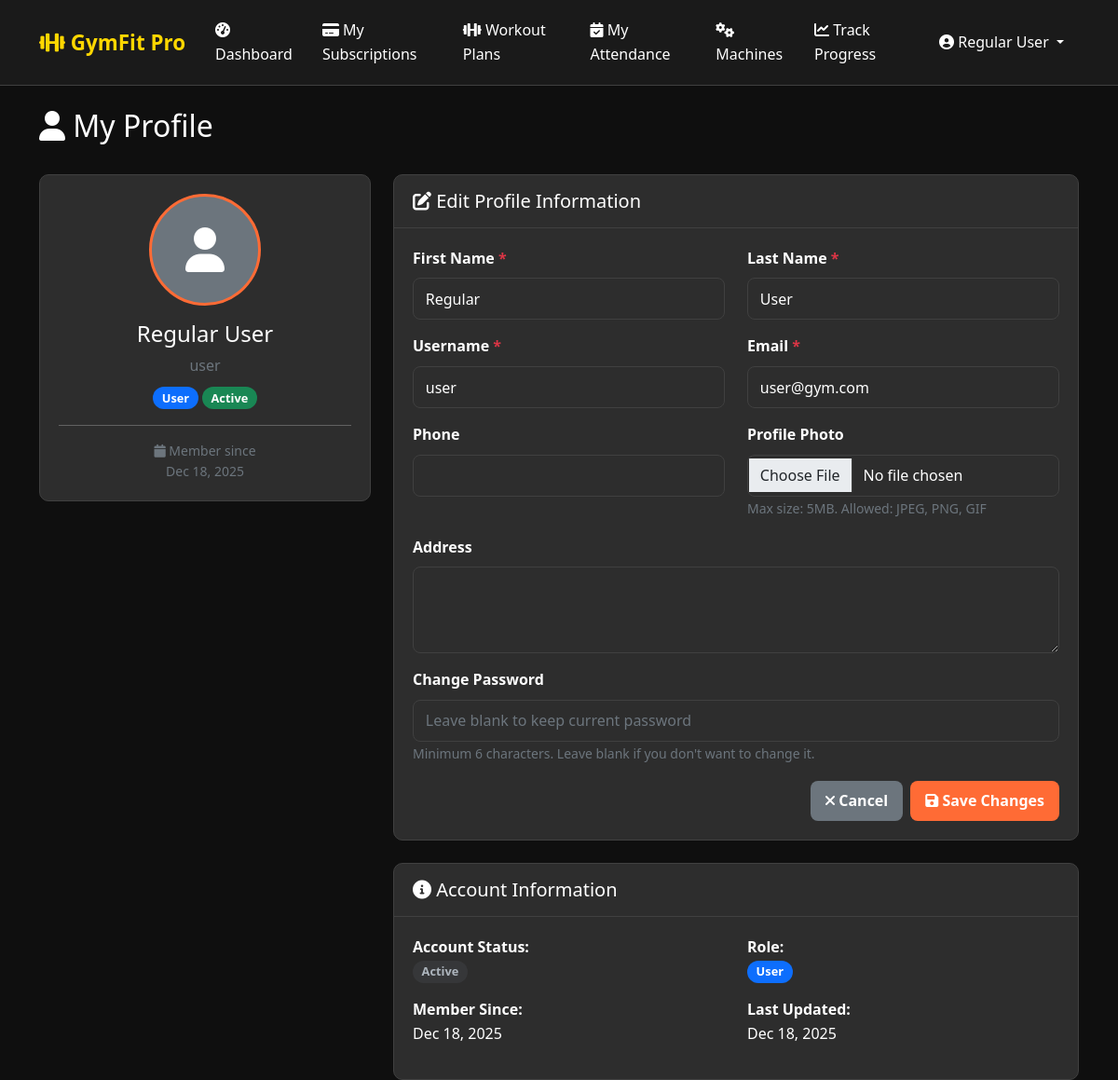
/user/profile.php (signed in), run on the app's committed database.
### tables this page shows
CREATE TABLE users (
    id INT AUTO_INCREMENT PRIMARY KEY,
    username VARCHAR(50) UNIQUE NOT NULL,
    email VARCHAR(100) UNIQUE NOT NULL,
    password VARCHAR(255) NOT NULL,
    first_name VARCHAR(50) NOT NULL,
    last_name VARCHAR(50) NOT NULL,
    phone VARCHAR(20),
    address TEXT,
    profile_photo VARCHAR(255),
    role ENUM('admin', 'staff', 'user') DEFAULT 'user',
    status ENUM('active', 'inactive', 'suspended') DEFAULT 'active',
    created_at TIMESTAMP DEFAULT CURRENT_TIMESTAMP,
    updated_at TIMESTAMP DEFAULT CURRENT_TIMESTAMP ON UPDATE CURRENT_TIMESTAMP
);

### includes/Database.php (called while the page is built, shortened)
<?php
class User {
    private $conn;
    private $table_name = "users";
    public function __construct($db) {
        $this->conn = $db;
    }
    public function getUserById($id) {
        $query = "SELECT * FROM " . $this->table_name . " WHERE id = :id";
        $stmt = $this->conn->prepare($query);
        $stmt->bindParam(':id', $id);
        $stmt->execute();
        return $stmt->fetch(PDO::FETCH_ASSOC);
    }
}
?>

### user/profile.php (the view, shortened to what this page needs)
<?php
require_once '../includes/Database.php';
require_once '../includes/auth.php';
$database = new Database();
$db = $database->getConnection();
$userModel = new User($db);
$current_user = $userModel->getUserById(getUserId());
?>
<!DOCTYPE html>
<html lang="en">
<head>
    <link href="https://cdn.jsdelivr.net/npm/bootstrap@5.1.3/dist/css/bootstrap.min.css" rel="stylesheet">
    <link href="https://cdnjs.cloudflare.com/ajax/libs/font-awesome/6.0.0/css/all.min.css" rel="stylesheet">
    <link href="../assets/css/style.css" rel="stylesheet">
</head>
<body>
    <nav class="navbar navbar-expand-lg navbar-dark">
        <div class="container">
            <a class="navbar-brand" href="dashboard.php">
                <i class="fas fa-dumbbell"></i> GymFit Pro
            </a>
            <div class="collapse navbar-collapse">
                <ul class="navbar-nav me-auto">
                    <li class="nav-item">
                        <a class="nav-link" href="dashboard.php">
                            <i class="fas fa-tachometer-alt"></i> Dashboard
                        </a>
                    </li>
                    <li class="nav-item">
                        <a class="nav-link" href="subscriptions.php">
                            <i class="fas fa-credit-card"></i> My Subscriptions
                        </a>
                    </li>
                    <li class="nav-item">
                        <a class="nav-link" href="workout-plans.php">
                            <i class="fas fa-dumbbell"></i> Workout Plans
                        </a>
                    </li>
                    <li class="nav-item">
                        <a class="nav-link" href="attendance.php">
                            <i class="fas fa-calendar-check"></i> My Attendance
                        </a>
                    </li>
                    <li class="nav-item">
                        <a class="nav-link" href="machines.php">
                            <i class="fas fa-cogs"></i> Machines
                        </a>
                    </li>
                    <li class="nav-item">
                        <a class="nav-link" href="progress.php">
                            <i class="fas fa-chart-line"></i> Track Progress
                        </a>
                    </li>
                </ul>
                <ul class="navbar-nav">
                    <li class="nav-item dropdown">
                        <a class="nav-link dropdown-toggle active" href="#" id="navbarDropdown" role="button" data-bs-toggle="dropdown">
                            <i class="fas fa-user-circle"></i> <?php echo getUserName(); ?>
                        </a>
                    </li>
                </ul>
            </div>
        </div>
    </nav>
    <div class="container mt-4">
        <div class="d-flex justify-content-between align-items-center mb-4">
            <h2><i class="fas fa-user"></i> My Profile</h2>
        </div>
        <div class="row">
            <div class="col-md-4 mb-4">
                <div class="card">
                    <div class="card-body text-center">
                        <?php if (!empty($current_user['profile_photo'])): ?>
                            <img src="../uploads/<?php echo htmlspecialchars($current_user['profile_photo']); ?>"
                                 class="profile-img mb-3" alt="Profile Photo">
                        <?php else: ?>
                            <div class="profile-img d-flex align-items-center justify-content-center bg-secondary mb-3 mx-auto">
                                <i class="fas fa-user fa-3x"></i>
                            </div>
                        <?php endif; ?>
                        <h4 class="mt-3"><?php echo htmlspecialchars($current_user['first_name'] . ' ' . $current_user['last_name']); ?></h4>
                        <p class="text-muted mb-2"><?php echo htmlspecialchars($current_user['username']); ?></p>
                        <p class="text-muted mb-0">
                            <span class="badge bg-primary"><?php echo ucfirst($current_user['role']); ?></span>
                            <span class="badge bg-<?php echo $current_user['status'] == 'active' ? 'success' : 'secondary'; ?>">
                                <?php echo ucfirst($current_user['status']); ?>
                            </span>
                        </p>
                        <hr>
                        <p class="text-muted small mb-0">
                            <i class="fas fa-calendar"></i> Member since<br>
                            <?php echo formatDate($current_user['created_at']); ?>
                        </p>
                    </div>
                </div>
            </div>
            <div class="col-md-8">
                <div class="card">
                    <div class="card-header">
                        <h5 class="mb-0"><i class="fas fa-edit"></i> Edit Profile Information</h5>
                    </div>
                    <div class="card-body">
                        <form method="POST" enctype="multipart/form-data">
                            <div class="row">
                                <div class="col-md-6 mb-3">
                                    <label for="first_name" class="form-label">First Name <span class="text-danger">*</span></label>
                                    <input type="text" class="form-control" id="first_name" name="first_name"
                                           value="<?php echo htmlspecialchars($current_user['first_name']); ?>" required>
                                </div>
                                <div class="col-md-6 mb-3">
                                    <label for="last_name" class="form-label">Last Name <span class="text-danger">*</span></label>
                                    <input type="text" class="form-control" id="last_name" name="last_name"
                                           value="<?php echo htmlspecialchars($current_user['last_name']); ?>" required>
                                </div>
                            </div>
                            <div class="row">
                                <div class="col-md-6 mb-3">
                                    <label for="username" class="form-label">Username <span class="text-danger">*</span></label>
                                    <input type="text" class="form-control" id="username" name="username"
                                           value="<?php echo htmlspecialchars($current_user['username']); ?>" required>
                                </div>
                                <div class="col-md-6 mb-3">
                                    <label for="email" class="form-label">Email <span class="text-danger">*</span></label>
                                    <input type="email" class="form-control" id="email" name="email"
                                           value="<?php echo htmlspecialchars($current_user['email']); ?>" required>
                                </div>
                            </div>
                            <div class="row">
                                <div class="col-md-6 mb-3">
                                    <label for="phone" class="form-label">Phone</label>
                                    <input type="tel" class="form-control" id="phone" name="phone"
                                           value="<?php echo htmlspecialchars($current_user['phone'] ?? ''); ?>">
                                </div>
                                <div class="col-md-6 mb-3">
                                    <label for="profile_photo" class="form-label">Profile Photo</label>
                                    <input type="file" class="form-control" id="profile_photo" name="profile_photo" accept="image/*">
                                    <small class="text-muted">Max size: 5MB. Allowed: JPEG, PNG, GIF</small>
                                </div>
                            </div>
                            <div class="mb-3">
                                <label for="address" class="form-label">Address</label>
                                <textarea class="form-control" id="address" name="address" rows="3"><?php echo htmlspecialchars($current_user['address'] ?? ''); ?></textarea>
                            </div>
                            <div class="mb-3">
                                <label for="password" class="form-label">Change Password</label>
                                <input type="password" class="form-control" id="password" name="password"
                                       placeholder="Leave blank to keep current password">
                                <small class="text-muted">Minimum 6 characters. Leave blank if you don't want to change it.</small>
                            </div>
                            <div class="d-grid gap-2 d-md-flex justify-content-md-end">
                                <a href="dashboard.php" class="btn btn-secondary">
                                    <i class="fas fa-times"></i> Cancel
                                </a>
                                <button type="submit" class="btn btn-primary">
                                    <i class="fas fa-save"></i> Save Changes
                                </button>
                            </div>
                        </form>
                    </div>
                </div>
                <div class="card mt-4">
                    <div class="card-header">
                        <h5 class="mb-0"><i class="fas fa-info-circle"></i> Account Information</h5>
                    </div>
                    <div class="card-body">
                        <div class="row">
                            <div class="col-md-6 mb-3">
                                <strong>Account Status:</strong><br>
                                <?php echo getStatusBadge($current_user['status']); ?>
                            </div>
                            <div class="col-md-6 mb-3">
                                <strong>Role:</strong><br>
                                <span class="badge bg-primary"><?php echo ucfirst($current_user['role']); ?></span>
                            </div>
                            <div class="col-md-6 mb-3">
                                <strong>Member Since:</strong><br>
                                <?php echo formatDate($current_user['created_at']); ?>
                            </div>
                            <div class="col-md-6 mb-3">
                                <strong>Last Updated:</strong><br>
                                <?php echo formatDate($current_user['updated_at']); ?>
                            </div>
                        </div>
                    </div>
                </div>
            </div>
        </div>
    </div>
</body>
</html>

### includes/auth.php (shortened to what this page needs)
<?php
function getUserId() {
    return $_SESSION['user_id'] ?? null;
}
function getUserName() {
    return $_SESSION['first_name'] . ' ' . $_SESSION['last_name'];
}
function formatDate($date) {
    return date('M d, Y', strtotime($date));
}
function getStatusBadge($status) {
    $badges = [
        'active' => '<span class="badge badge-success">Active</span>',
        'inactive' => '<span class="badge badge-secondary">Inactive</span>',
        'pending' => '<span class="badge badge-warning">Pending</span>',
        'expired' => '<span class="badge badge-danger">Expired</span>',
        'cancelled' => '<span class="badge badge-dark">Cancelled</span>',
        'paid' => '<span class="badge badge-success">Paid</span>',
        'failed' => '<span class="badge badge-danger">Failed</span>'
    ];
    return $badges[$status] ?? '<span class="badge badge-secondary">' . ucfirst($status) . '</span>';
}

### assets/css/style.css (style rules this page uses)
:root { --primary-orange: #ff6b35; --secondary-orange: #ff8c42; --dark-orange: #e55a2b; --gold: #ffd700; --dark-gold: #b8860b; --dark-bg: #1a1a1a; --darker-bg: #0f0f0f; --card-bg: #2d2d2d; --text-light: #ffffff; --text-muted: #cccccc; --border-color: #404040; --success: #28a745; --warning: #ffc107; --danger: #dc3545; --info: #17a2b8; }
* { margin: 0; padding: 0; box-sizing: border-box; }
body { font-family: 'Segoe UI', Tahoma, Geneva, Verdana, sans-serif; background: var(--darker-bg); color: var(--text-light); min-height: 100vh; line-height: 1.6; }
.navbar { background: var(--dark-bg); border-bottom: 1px solid var(--border-color); box-shadow: none; padding: 0.75rem 0; }
.navbar-brand { font-size: 1.4rem; font-weight: 700; color: var(--gold) !important; }
.navbar-nav .nav-link { color: var(--text-light) !important; font-weight: 500; margin: 0 0.5rem; transition: color 0.2s ease; }
.card { background: var(--card-bg); border: 1px solid var(--border-color); border-radius: 10px; box-shadow: none; transition: border-color 0.2s ease, background-color 0.2s ease; overflow: hidden; }
.card-header { background: transparent; color: var(--text-light); font-weight: 700; border: 0; padding: 1rem 1.25rem; border-bottom: 1px solid var(--border-color); }
.card-body { padding: 1.25rem; }
.btn { border-radius: 8px; font-weight: 600; padding: 0.6rem 1rem; transition: background-color 0.2s ease, color 0.2s ease; border: none; }
.btn-primary { background: var(--primary-orange); color: white; }
.form-control { background: var(--card-bg); border: 1px solid var(--border-color); color: var(--text-light); border-radius: 8px; padding: 0.6rem 0.8rem; transition: border-color 0.2s ease, box-shadow 0.2s ease; }
.form-label { color: var(--text-light); font-weight: 600; margin-bottom: 0.5rem; }
.badge { padding: 0.35rem 0.6rem; border-radius: 999px; font-weight: 600; text-transform: none; letter-spacing: 0; font-size: 0.8rem; }
.badge-secondary { background: rgba(108, 117, 125, 0.15); color: #adb5bd; }
.profile-img { width: 120px; height: 120px; border-radius: 50%; border: 3px solid var(--primary-orange); object-fit: cover; }

### data on the page
users: first_name+last_name "Regular User", username "user", role "User", status "Active", created_at "Dec 18, 2025", first_name "Regular", last_name "User", email "user@gym.com", updated_at "Dec 18, 2025"

### other printed values
getUserName() "Regular User"
